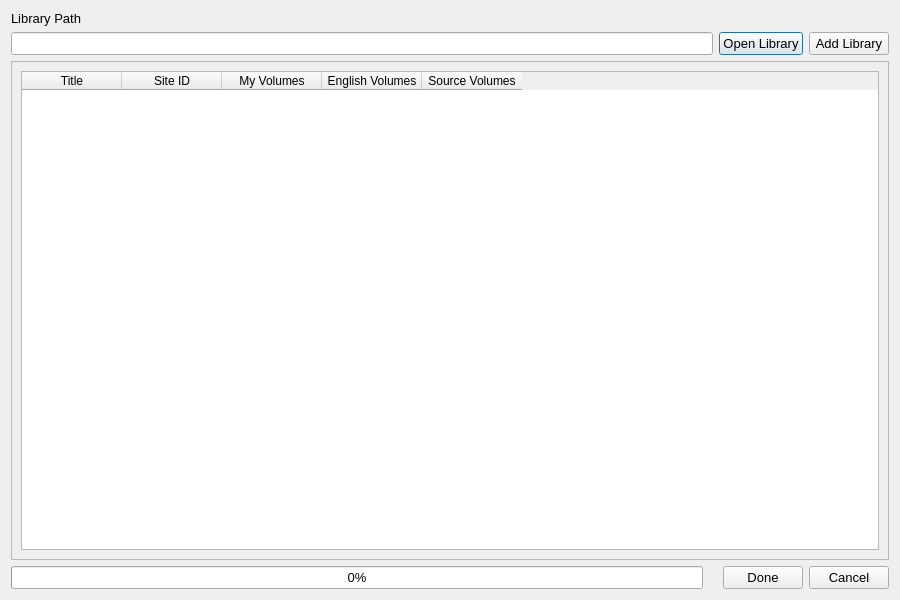
<?xml version="1.0" encoding="UTF-8"?>
<ui version="4.0">
 <class>AddLibraryDialog</class>
 <widget class="QDialog" name="AddLibraryDialog">
  <property name="geometry">
   <rect>
    <x>0</x>
    <y>0</y>
    <width>900</width>
    <height>600</height>
   </rect>
  </property>
  <property name="font">
   <font>
    <pointsize>10</pointsize>
   </font>
  </property>
  <property name="windowTitle">
   <string>Dialog</string>
  </property>
  <layout class="QVBoxLayout" name="outer_layout">
   <item>
    <layout class="QGridLayout" name="upper_grid_layout">
     <item row="0" column="0">
      <widget class="QLabel" name="label">
       <property name="text">
        <string>Library Path</string>
       </property>
      </widget>
     </item>
     <item row="1" column="0">
      <widget class="QLineEdit" name="path_field">
       <property name="text">
        <string/>
       </property>
      </widget>
     </item>
     <item row="1" column="1">
      <widget class="QPushButton" name="open_btn">
       <property name="text">
        <string>Open Library</string>
       </property>
      </widget>
     </item>
     <item row="1" column="2">
      <widget class="QPushButton" name="add_library_btn">
       <property name="font">
        <font>
         <pointsize>10</pointsize>
        </font>
       </property>
       <property name="text">
        <string>Add Library</string>
       </property>
      </widget>
     </item>
    </layout>
   </item>
   <item>
    <widget class="QScrollArea" name="scrollArea">
     <property name="widgetResizable">
      <bool>true</bool>
     </property>
     <widget class="QWidget" name="scrollAreaWidgetContents">
      <property name="geometry">
       <rect>
        <x>0</x>
        <y>0</y>
        <width>880</width>
        <height>488</height>
       </rect>
      </property>
      <layout class="QHBoxLayout" name="scroll_layout_dummy">
       <item>
        <widget class="QTableWidget" name="series_table">
         <property name="showGrid">
          <bool>true</bool>
         </property>
         <attribute name="verticalHeaderVisible">
          <bool>true</bool>
         </attribute>
         <attribute name="verticalHeaderHighlightSections">
          <bool>true</bool>
         </attribute>
         <column>
          <property name="text">
           <string>Title</string>
          </property>
         </column>
         <column>
          <property name="text">
           <string>Site ID</string>
          </property>
         </column>
         <column>
          <property name="text">
           <string>My Volumes</string>
          </property>
         </column>
         <column>
          <property name="text">
           <string>English Volumes</string>
          </property>
         </column>
         <column>
          <property name="text">
           <string>Source Volumes</string>
          </property>
         </column>
        </widget>
       </item>
      </layout>
     </widget>
    </widget>
   </item>
   <item>
    <layout class="QHBoxLayout" name="bottom_btn_layout">
     <item>
      <widget class="QProgressBar" name="progressBar">
       <property name="value">
        <number>0</number>
       </property>
      </widget>
     </item>
     <item>
      <widget class="QLabel" name="loading_label">
       <property name="text">
        <string/>
       </property>
      </widget>
     </item>
     <item>
      <widget class="QPushButton" name="done_btn">
       <property name="text">
        <string>Done</string>
       </property>
      </widget>
     </item>
     <item>
      <widget class="QPushButton" name="cancel_btn">
       <property name="text">
        <string>Cancel</string>
       </property>
      </widget>
     </item>
    </layout>
   </item>
  </layout>
 </widget>
 <resources/>
 <connections/>
</ui>
